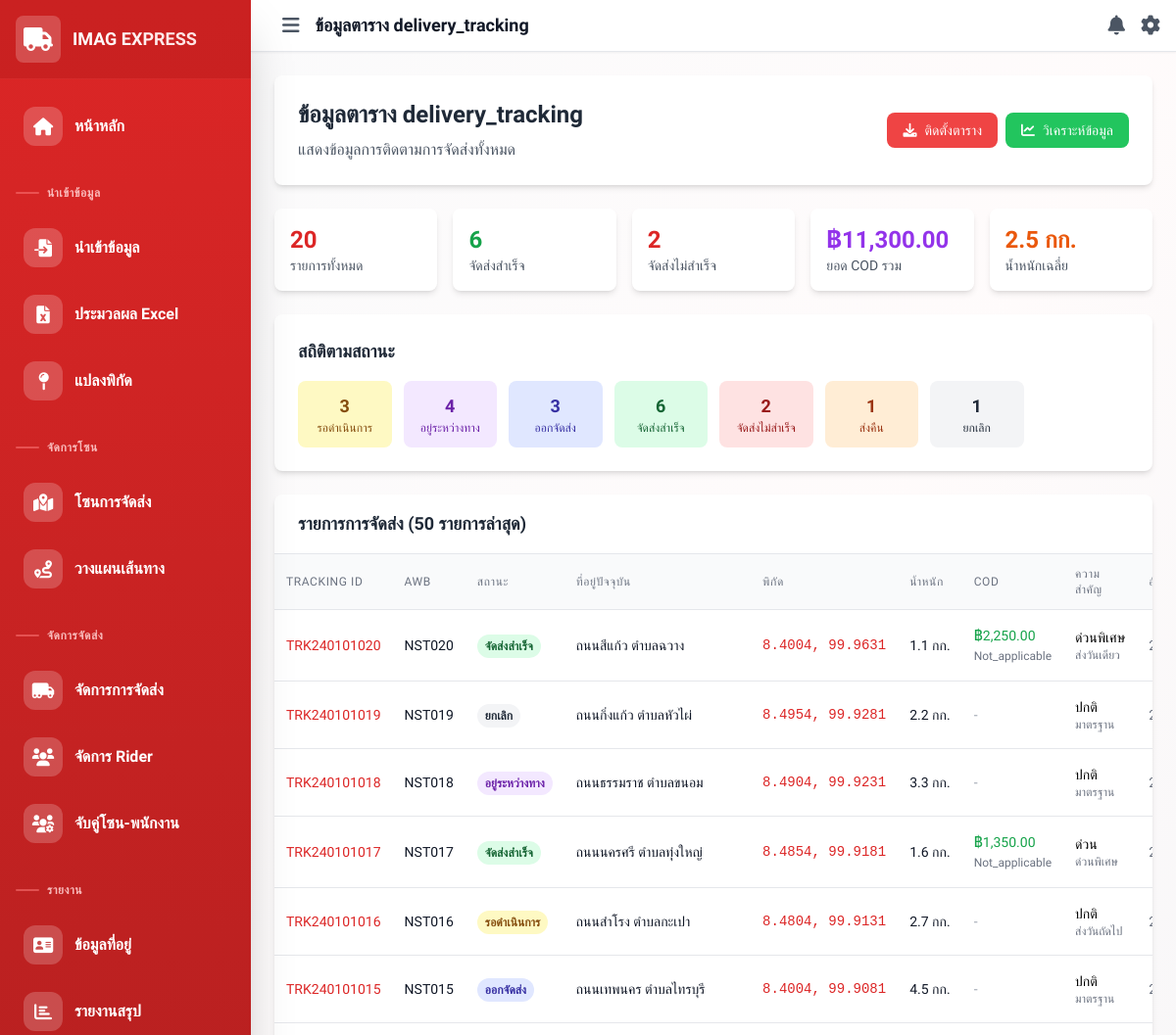
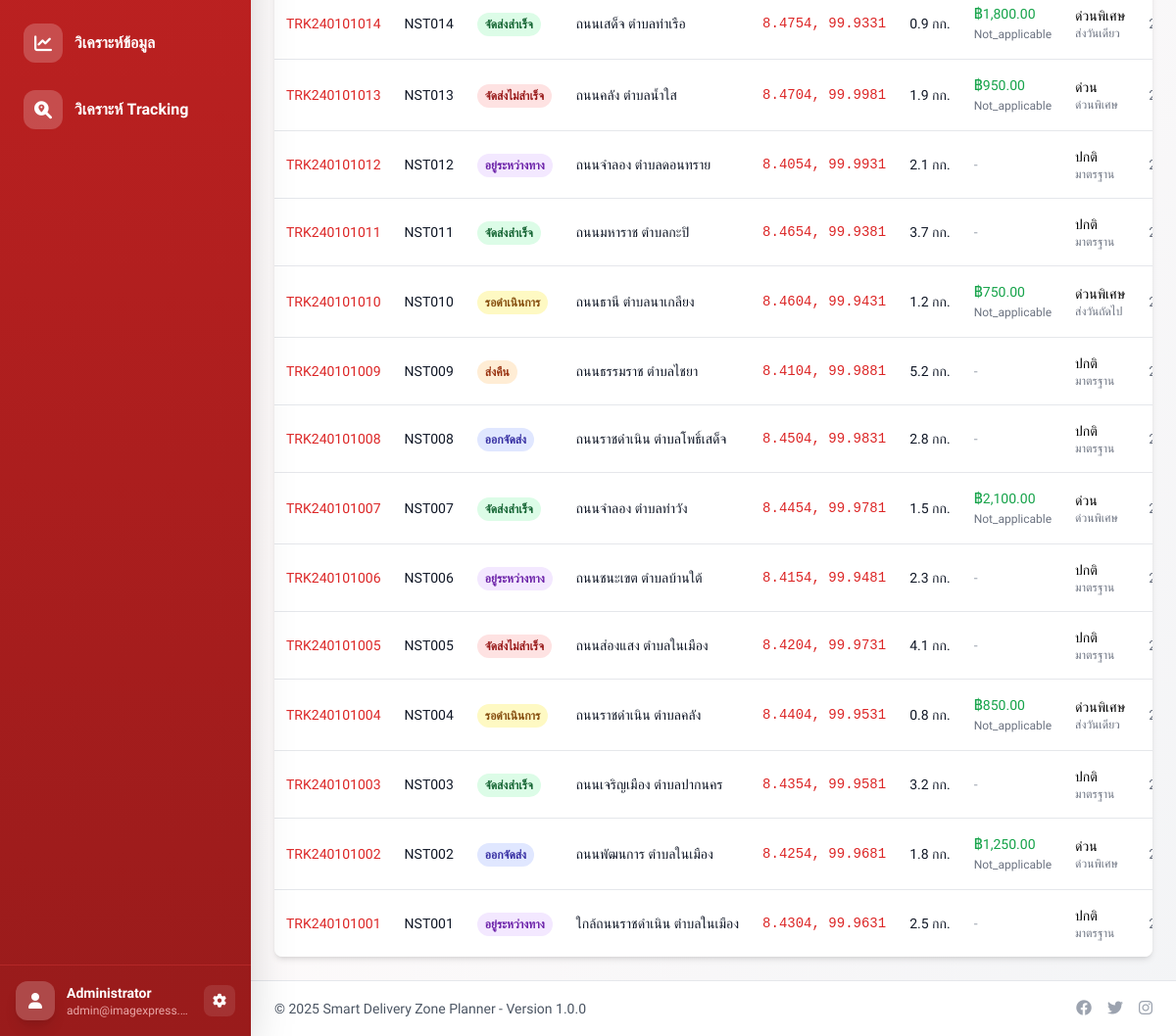
Page /view_delivery_tracking.php on the committed database (2 pictures, top to bottom).
### tables this page shows
CREATE TABLE delivery_tracking (
    id INT AUTO_INCREMENT PRIMARY KEY,
    tracking_id VARCHAR(50) NOT NULL UNIQUE,
    awb_number VARCHAR(50) NOT NULL,
    delivery_address_id INT,
    rider_id INT,
    route_id INT,
    current_status ENUM('pending', 'picked_up', 'in_transit', 'out_for_delivery', 'delivered', 'failed', 'returned', 'cancelled') DEFAULT 'pending',
    current_location_lat DECIMAL(10, 8),
    current_location_lng DECIMAL(11, 8),
    current_location_address TEXT,
    estimated_delivery_time DATETIME,
    actual_delivery_time DATETIME NULL,
    delivery_attempts INT DEFAULT 0,
    delivery_notes TEXT,
    recipient_signature VARCHAR(255),
    delivery_photo VARCHAR(255),
    priority_level ENUM('normal', 'urgent', 'express', 'standard') DEFAULT 'normal',
    special_instructions TEXT,
    contact_attempts INT DEFAULT 0,
    last_contact_time DATETIME NULL,
    failure_reason ENUM('address_not_found', 'recipient_not_available', 'refused_delivery', 'damaged_package', 'weather', 'vehicle_breakdown', 'other') NULL,
    return_reason TEXT,
    cod_amount DECIMAL(10, 2) DEFAULT 0.00,
    cod_status ENUM('not_applicable', 'pending', 'collected', 'failed') DEFAULT 'not_applicable',
    package_weight DECIMAL(8, 2),
    package_dimensions VARCHAR(50),
    service_type ENUM('standard', 'express', 'same_day', 'next_day') DEFAULT 'standard',
    insurance_value DECIMAL(10, 2) DEFAULT 0.00,
    tracking_events JSON,
    created_at TIMESTAMP DEFAULT CURRENT_TIMESTAMP,
    updated_at TIMESTAMP DEFAULT CURRENT_TIMESTAMP ON UPDATE CURRENT_TIMESTAMP
);

### view_delivery_tracking.php (the view, shortened to what this page needs)
<?php
require_once 'config/config.php';
include 'includes/header.php';
try {
    $query = "SELECT
        id,
        tracking_id,
        awb_number,
        current_status,
        current_location_lat,
        current_location_lng,
        current_location_address,
        estimated_delivery_time,
        actual_delivery_time,
        delivery_attempts,
        priority_level,
        service_type,
        package_weight,
        cod_amount,
        cod_status,
        special_instructions,
        failure_reason,
        created_at,
        updated_at
    FROM delivery_tracking
    ORDER BY created_at DESC
    LIMIT 50";
    $stmt = $conn->prepare($query);
    $stmt->execute();
    $deliveries = $stmt->fetchAll(PDO::FETCH_ASSOC);
    $statusQuery = "SELECT current_status, COUNT(*) as count FROM delivery_tracking GROUP BY current_status";
    $statusStmt = $conn->prepare($statusQuery);
    $statusStmt->execute();
    $statusStats = $statusStmt->fetchAll(PDO::FETCH_ASSOC);
    $totalQuery = "SELECT
        COUNT(*) as total_deliveries,
        SUM(CASE WHEN current_status = 'delivered' THEN 1 ELSE 0 END) as delivered_count,
        SUM(CASE WHEN current_status = 'failed' THEN 1 ELSE 0 END) as failed_count,
        SUM(CASE WHEN cod_amount > 0 THEN cod_amount ELSE 0 END) as total_cod_amount,
        AVG(package_weight) as avg_weight
    FROM delivery_tracking";
    $totalStmt = $conn->prepare($totalQuery);
    $totalStmt->execute();
    $stats = $totalStmt->fetch(PDO::FETCH_ASSOC);
} catch (Exception $e) {
    $error = $e->getMessage();
}
function getStatusText($status) {
    $statusMap = [
        'pending' => 'รอดำเนินการ',
        'picked_up' => 'เก็บของแล้ว',
        'in_transit' => 'อยู่ระหว่างทาง',
        'out_for_delivery' => 'ออกจัดส่ง',
        'delivered' => 'จัดส่งสำเร็จ',
        'failed' => 'จัดส่งไม่สำเร็จ',
        'returned' => 'ส่งคืน',
        'cancelled' => 'ยกเลิก'
    ];
    return $statusMap[$status] ?? $status;
}
function getPriorityText($priority) {
    $priorityMap = [
        'normal' => 'ปกติ',
        'urgent' => 'ด่วน',
        'express' => 'ด่วนพิเศษ',
        'standard' => 'มาตรฐาน'
    ];
    return $priorityMap[$priority] ?? $priority;
}
function getServiceTypeText($service) {
    $serviceMap = [
        'standard' => 'มาตรฐาน',
        'express' => 'ด่วนพิเศษ',
        'same_day' => 'ส่งวันเดียว',
        'next_day' => 'ส่งวันถัดไป'
    ];
    return $serviceMap[$service] ?? $service;
}
function getStatusColor($status) {
    $colors = [
        'pending' => 'bg-yellow-100 text-yellow-800',
        'picked_up' => 'bg-blue-100 text-blue-800',
        'in_transit' => 'bg-purple-100 text-purple-800',
        'out_for_delivery' => 'bg-indigo-100 text-indigo-800',
        'delivered' => 'bg-green-100 text-green-800',
        'failed' => 'bg-red-100 text-red-800',
        'returned' => 'bg-orange-100 text-orange-800',
        'cancelled' => 'bg-gray-100 text-gray-800'
    ];
    return $colors[$status] ?? 'bg-gray-100 text-gray-800';
}
?>
<div class="fadeIn">
    <div class="bg-white p-6 rounded-lg shadow-md mb-6">
        <div class="flex items-center justify-between">
            <div>
                <h1 class="text-2xl font-bold text-gray-800">ข้อมูลตาราง delivery_tracking</h1>
                <p class="text-gray-600 mt-2">แสดงข้อมูลการติดตามการจัดส่งทั้งหมด</p>
            </div>
            <div class="flex space-x-2">
                <a href="install_tracking_table.php" class="bg-blue-500 hover:bg-blue-600 text-white px-4 py-2 rounded-lg text-sm">
                    <i class="fas fa-download mr-2"></i>ติดตั้งตาราง
                </a>
                <a href="pages/delivery_tracking_analysis.php" class="bg-green-500 hover:bg-green-600 text-white px-4 py-2 rounded-lg text-sm">
                    <i class="fas fa-chart-line mr-2"></i>วิเคราะห์ข้อมูล
                </a>
            </div>
        </div>
    </div>
    <?php if (isset($error)): ?>
        <div class="bg-red-100 border border-red-400 text-red-700 px-4 py-3 rounded mb-6">
            <strong>ข้อผิดพลาด:</strong> <?php echo htmlspecialchars($error); ?>
        </div>
    <?php else: ?>
    <div class="grid grid-cols-1 md:grid-cols-2 lg:grid-cols-5 gap-4 mb-6">
        <div class="bg-white p-4 rounded-lg shadow-md">
            <div class="text-2xl font-bold text-blue-600"><?php echo number_format($stats['total_deliveries']); ?></div>
            <div class="text-sm text-gray-600">รายการทั้งหมด</div>
        </div>
        <div class="bg-white p-4 rounded-lg shadow-md">
            <div class="text-2xl font-bold text-green-600"><?php echo number_format($stats['delivered_count']); ?></div>
            <div class="text-sm text-gray-600">จัดส่งสำเร็จ</div>
        </div>
        <div class="bg-white p-4 rounded-lg shadow-md">
            <div class="text-2xl font-bold text-red-600"><?php echo number_format($stats['failed_count']); ?></div>
            <div class="text-sm text-gray-600">จัดส่งไม่สำเร็จ</div>
        </div>
        <div class="bg-white p-4 rounded-lg shadow-md">
            <div class="text-2xl font-bold text-purple-600">฿<?php echo number_format($stats['total_cod_amount'], 2); ?></div>
            <div class="text-sm text-gray-600">ยอด COD รวม</div>
        </div>
        <div class="bg-white p-4 rounded-lg shadow-md">
            <div class="text-2xl font-bold text-orange-600"><?php echo number_format($stats['avg_weight'], 1); ?> กก.</div>
            <div class="text-sm text-gray-600">น้ำหนักเฉลี่ย</div>
        </div>
    </div>
    <div class="bg-white p-6 rounded-lg shadow-md mb-6">
        <h2 class="text-lg font-semibold text-gray-800 mb-4">สถิติตามสถานะ</h2>
        <div class="grid grid-cols-2 md:grid-cols-4 lg:grid-cols-8 gap-3">
            <?php foreach ($statusStats as $stat): ?>
                <div class="text-center p-3 rounded-lg <?php echo getStatusColor($stat['current_status']); ?>">
                    <div class="font-bold text-lg"><?php echo $stat['count']; ?></div>
                    <div class="text-xs"><?php echo getStatusText($stat['current_status']); ?></div>
                </div>
            <?php endforeach; ?>
        </div>
    </div>
    <div class="bg-white rounded-lg shadow-md overflow-hidden">
        <div class="px-6 py-4 border-b border-gray-200">
            <h2 class="text-lg font-semibold text-gray-800">รายการการจัดส่ง (50 รายการล่าสุด)</h2>
        </div>
        <div class="overflow-x-auto">
            <table class="min-w-full divide-y divide-gray-200">
                <thead class="bg-gray-50">
                    <tr>
                        <th class="px-3 py-3 text-left text-xs font-medium text-gray-500 uppercase tracking-wider">Tracking ID</th>
                        <th class="px-3 py-3 text-left text-xs font-medium text-gray-500 uppercase tracking-wider">AWB</th>
                        <th class="px-3 py-3 text-left text-xs font-medium text-gray-500 uppercase tracking-wider">สถานะ</th>
                        <th class="px-3 py-3 text-left text-xs font-medium text-gray-500 uppercase tracking-wider">ที่อยู่ปัจจุบัน</th>
                        <th class="px-3 py-3 text-left text-xs font-medium text-gray-500 uppercase tracking-wider">พิกัด</th>
                        <th class="px-3 py-3 text-left text-xs font-medium text-gray-500 uppercase tracking-wider">น้ำหนัก</th>
                        <th class="px-3 py-3 text-left text-xs font-medium text-gray-500 uppercase tracking-wider">COD</th>
                        <th class="px-3 py-3 text-left text-xs font-medium text-gray-500 uppercase tracking-wider">ความสำคัญ</th>
                        <th class="px-3 py-3 text-left text-xs font-medium text-gray-500 uppercase tracking-wider">อัพเดท</th>
                    </tr>
                </thead>
                <tbody class="bg-white divide-y divide-gray-200">
                    <?php foreach ($deliveries as $delivery): ?>
                        <tr class="hover:bg-gray-50">
                            <td class="px-3 py-4 whitespace-nowrap text-sm font-medium text-blue-600">
                                <?php echo htmlspecialchars($delivery['tracking_id']); ?>
                            </td>
                            <td class="px-3 py-4 whitespace-nowrap text-sm text-gray-900">
                                <?php echo htmlspecialchars($delivery['awb_number']); ?>
                            </td>
                            <td class="px-3 py-4 whitespace-nowrap">
                                <span class="inline-flex px-2 py-1 text-xs font-semibold rounded-full <?php echo getStatusColor($delivery['current_status']); ?>">
                                    <?php echo getStatusText($delivery['current_status']); ?>
                                </span>
                            </td>
                            <td class="px-3 py-4 text-sm text-gray-900 max-w-xs truncate">
                                <?php echo htmlspecialchars($delivery['current_location_address'] ?? '-'); ?>
                            </td>
                            <td class="px-3 py-4 whitespace-nowrap text-sm text-gray-900 font-mono">
                                <?php if ($delivery['current_location_lat'] && $delivery['current_location_lng']): ?>
                                    <a href="https://www.google.com/maps?q=<?php echo $delivery['current_location_lat']; ?>,<?php echo $delivery['current_location_lng']; ?>"
                                       target="_blank" class="text-blue-600 hover:text-blue-800">
                                        <?php echo number_format($delivery['current_location_lat'], 4); ?>,
                                        <?php echo number_format($delivery['current_location_lng'], 4); ?>
                                    </a>
                                <?php else: ?>
                                    <span class="text-gray-400">-</span>
                                <?php endif; ?>
                            </td>
                            <td class="px-3 py-4 whitespace-nowrap text-sm text-gray-900">
                                <?php echo $delivery['package_weight'] ? number_format($delivery['package_weight'], 1) . ' กก.' : '-'; ?>
                            </td>
                            <td class="px-3 py-4 whitespace-nowrap text-sm text-gray-900">
                                <?php if ($delivery['cod_amount'] > 0): ?>
                                    <span class="text-green-600 font-medium">฿<?php echo number_format($delivery['cod_amount'], 2); ?></span>
                                    <br><span class="text-xs text-gray-500"><?php echo ucfirst($delivery['cod_status']); ?></span>
                                <?php else: ?>
                                    <span class="text-gray-400">-</span>
                                <?php endif; ?>
                            </td>
                            <td class="px-3 py-4 whitespace-nowrap text-sm">
                                <div><?php echo getPriorityText($delivery['priority_level']); ?></div>
                                <div class="text-xs text-gray-500"><?php echo getServiceTypeText($delivery['service_type']); ?></div>
                            </td>
                            <td class="px-3 py-4 whitespace-nowrap text-sm text-gray-500">
                            </td>
                        </tr>
                    <?php endforeach; ?>
                </tbody>
            </table>
        </div>
    </div>
    <?php endif; ?>
</div>
<?php include 'includes/footer.php'; ?>

### rows in the picture
delivery_tracking: tracking "TRK240101020", awb_number "NST020", current_status "จัดส่งสำเร็จ", current_location_address "ถนนสีแก้ว ตำบลฉวาง", current_location_lat "8.4004", current_location_lng "99.9631", package_weight "1.1", cod_amount "2,250.00", cod_status "Not_applicable", priority_level "ด่วนพิเศษ", service_type "ส่งวันเดียว"
delivery_tracking: tracking "TRK240101019", awb_number "NST019", current_status "ยกเลิก", current_location_address "ถนนกิ่งแก้ว ตำบลหัวไผ่", current_location_lat "8.4954", current_location_lng "99.9281", package_weight "2.2", priority_level "ปกติ", service_type "มาตรฐาน"
delivery_tracking: tracking "TRK240101018", awb_number "NST018", current_status "อยู่ระหว่างทาง", current_location_address "ถนนธรรมราช ตำบลขนอม", current_location_lat "8.4904", current_location_lng "99.9231", package_weight "3.3", priority_level "ปกติ", service_type "มาตรฐาน"
delivery_tracking: tracking "TRK240101017", awb_number "NST017", current_status "จัดส่งสำเร็จ", current_location_address "ถนนนครศรี ตำบลทุ่งใหญ่", current_location_lat "8.4854", current_location_lng "99.9181", package_weight "1.6", cod_amount "1,350.00", cod_status "Not_applicable", priority_level "ด่วน", service_type "ด่วนพิเศษ"
delivery_tracking: tracking "TRK240101016", awb_number "NST016", current_status "รอดำเนินการ", current_location_address "ถนนสำโรง ตำบลกะเปา", current_location_lat "8.4804", current_location_lng "99.9131", package_weight "2.7", priority_level "ปกติ", service_type "ส่งวันถัดไป"
delivery_tracking: tracking "TRK240101015", awb_number "NST015", current_status "ออกจัดส่ง", current_location_address "ถนนเทพนคร ตำบลไทรบุรี", current_location_lat "8.4004", current_location_lng "99.9081", package_weight "4.5", priority_level "ปกติ", service_type "มาตรฐาน"
delivery_tracking: tracking "TRK240101014", awb_number "NST014", current_status "จัดส่งสำเร็จ", current_location_address "ถนนเสด็จ ตำบลท่าเรือ", current_location_lat "8.4754", current_location_lng "99.9331", package_weight "0.9", cod_amount "1,800.00", cod_status "Not_applicable", priority_level "ด่วนพิเศษ", service_type "ส่งวันเดียว"
delivery_tracking: tracking "TRK240101013", awb_number "NST013", current_status "จัดส่งไม่สำเร็จ", current_location_address "ถนนคลัง ตำบลน้ำใส", current_location_lat "8.4704", current_location_lng "99.9981", package_weight "1.9", cod_amount "950.00", cod_status "Not_applicable", priority_level "ด่วน", service_type "ด่วนพิเศษ"
delivery_tracking: tracking "TRK240101012", awb_number "NST012", current_status "อยู่ระหว่างทาง", current_location_address "ถนนจำลอง ตำบลดอนทราย", current_location_lat "8.4054", current_location_lng "99.9931", package_weight "2.1", priority_level "ปกติ", service_type "มาตรฐาน"
delivery_tracking: tracking "TRK240101011", awb_number "NST011", current_status "จัดส่งสำเร็จ", current_location_address "ถนนมหาราช ตำบลกะปิ", current_location_lat "8.4654", current_location_lng "99.9381", package_weight "3.7", priority_level "ปกติ", service_type "มาตรฐาน"
delivery_tracking: tracking "TRK240101010", awb_number "NST010", current_status "รอดำเนินการ", current_location_address "ถนนธานี ตำบลนาเกลียง", current_location_lat "8.4604", current_location_lng "99.9431", package_weight "1.2", cod_amount "750.00", cod_status "Not_applicable", priority_level "ด่วนพิเศษ", service_type "ส่งวันถัดไป"
delivery_tracking: tracking "TRK240101009", awb_number "NST009", current_status "ส่งคืน", current_location_address "ถนนธรรมราช ตำบลไชยา", current_location_lat "8.4104", current_location_lng "99.9881", package_weight "5.2", priority_level "ปกติ", service_type "มาตรฐาน"
delivery_tracking: tracking "TRK240101008", awb_number "NST008", current_status "ออกจัดส่ง", current_location_address "ถนนราชดำเนิน ตำบลโพธิ์เสด็จ", current_location_lat "8.4504", current_location_lng "99.9831", package_weight "2.8", priority_level "ปกติ", service_type "มาตรฐาน"
delivery_tracking: tracking "TRK240101007", awb_number "NST007", current_status "จัดส่งสำเร็จ", current_location_address "ถนนจำลอง ตำบลท่าวัง", current_location_lat "8.4454", current_location_lng "99.9781", package_weight "1.5", cod_amount "2,100.00", cod_status "Not_applicable", priority_level "ด่วน", service_type "ด่วนพิเศษ"
delivery_tracking: tracking "TRK240101006", awb_number "NST006", current_status "อยู่ระหว่างทาง", current_location_address "ถนนชนะเขต ตำบลบ้านใต้", current_location_lat "8.4154", current_location_lng "99.9481", package_weight "2.3", priority_level "ปกติ", service_type "มาตรฐาน"
delivery_tracking: tracking "TRK240101005", awb_number "NST005", current_status "จัดส่งไม่สำเร็จ", current_location_address "ถนนส่องแสง ตำบลในเมือง", current_location_lat "8.4204", current_location_lng "99.9731", package_weight "4.1", priority_level "ปกติ", service_type "มาตรฐาน"
delivery_tracking: tracking "TRK240101004", awb_number "NST004", current_status "รอดำเนินการ", current_location_address "ถนนราชดำเนิน ตำบลคลัง", current_location_lat "8.4404", current_location_lng "99.9531", package_weight "0.8", cod_amount "850.00", cod_status "Not_applicable", priority_level "ด่วนพิเศษ", service_type "ส่งวันเดียว"
delivery_tracking: tracking "TRK240101003", awb_number "NST003", current_status "จัดส่งสำเร็จ", current_location_address "ถนนเจริญเมือง ตำบลปากนคร", current_location_lat "8.4354", current_location_lng "99.9581", package_weight "3.2", priority_level "ปกติ", service_type "มาตรฐาน"
delivery_tracking: tracking "TRK240101002", awb_number "NST002", current_status "ออกจัดส่ง", current_location_address "ถนนพัฒนการ ตำบลในเมือง", current_location_lat "8.4254", current_location_lng "99.9681", package_weight "1.8", cod_amount "1,250.00", cod_status "Not_applicable", priority_level "ด่วน", service_type "ด่วนพิเศษ"
delivery_tracking: tracking "TRK240101001", awb_number "NST001", current_status "อยู่ระหว่างทาง", current_location_address "ใกล้ถนนราชดำเนิน ตำบลในเมือง", current_location_lat "8.4304", current_location_lng "99.9631", package_weight "2.5", priority_level "ปกติ", service_type "มาตรฐาน"

### other values in the picture
$page_title "ข้อมูลตาราง delivery_tracking"
$stats['total_deliveries'] "20"
$stats['delivered_count'] "6"
$stats['failed_count'] "2"
$stats['total_cod_amount'] "11,300.00"
$stats['avg_weight'] "2.5"
$stat['count'] "3"
getStatusText($stat['current_status']) "รอดำเนินการ"
$stat['count'] "4"
getStatusText($stat['current_status']) "อยู่ระหว่างทาง"
getStatusText($stat['current_status']) "ออกจัดส่ง"
$stat['count'] "6"
getStatusText($stat['current_status']) "จัดส่งสำเร็จ"
$stat['count'] "2"
getStatusText($stat['current_status']) "จัดส่งไม่สำเร็จ"
